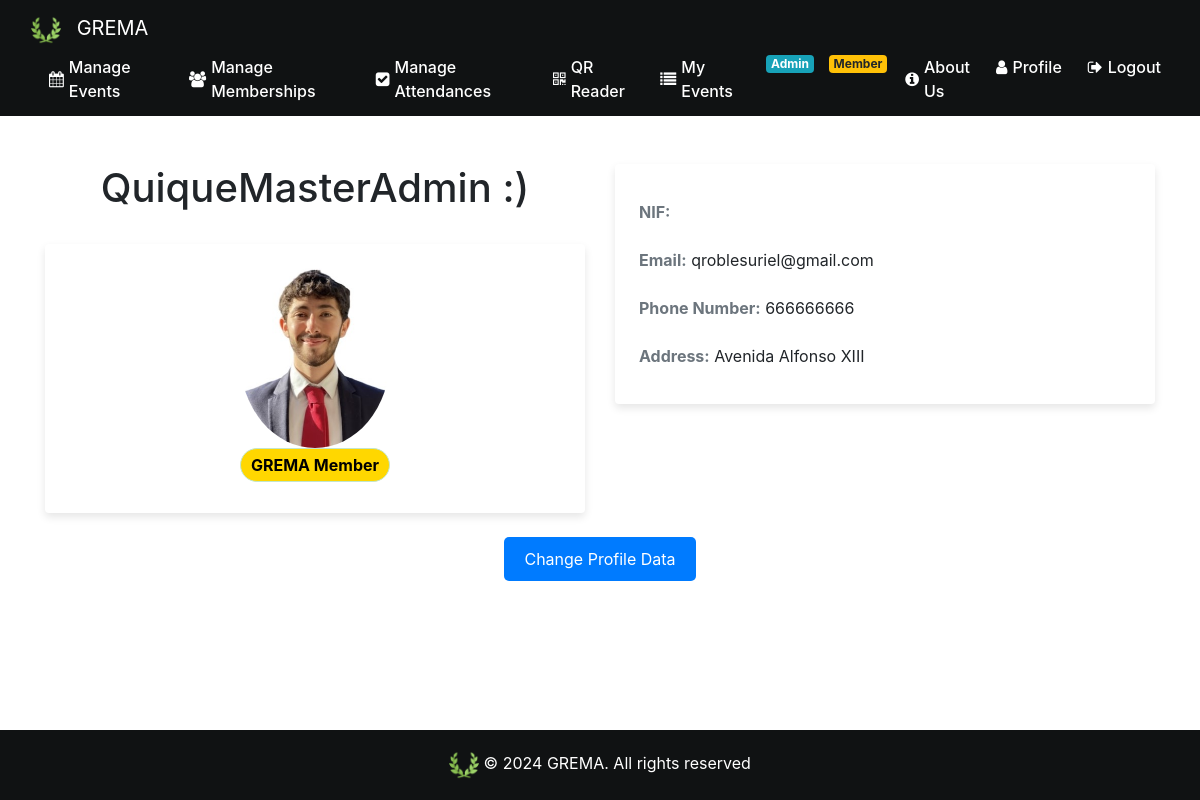
/profile (signed in), run on an earlier commit of the app's database.
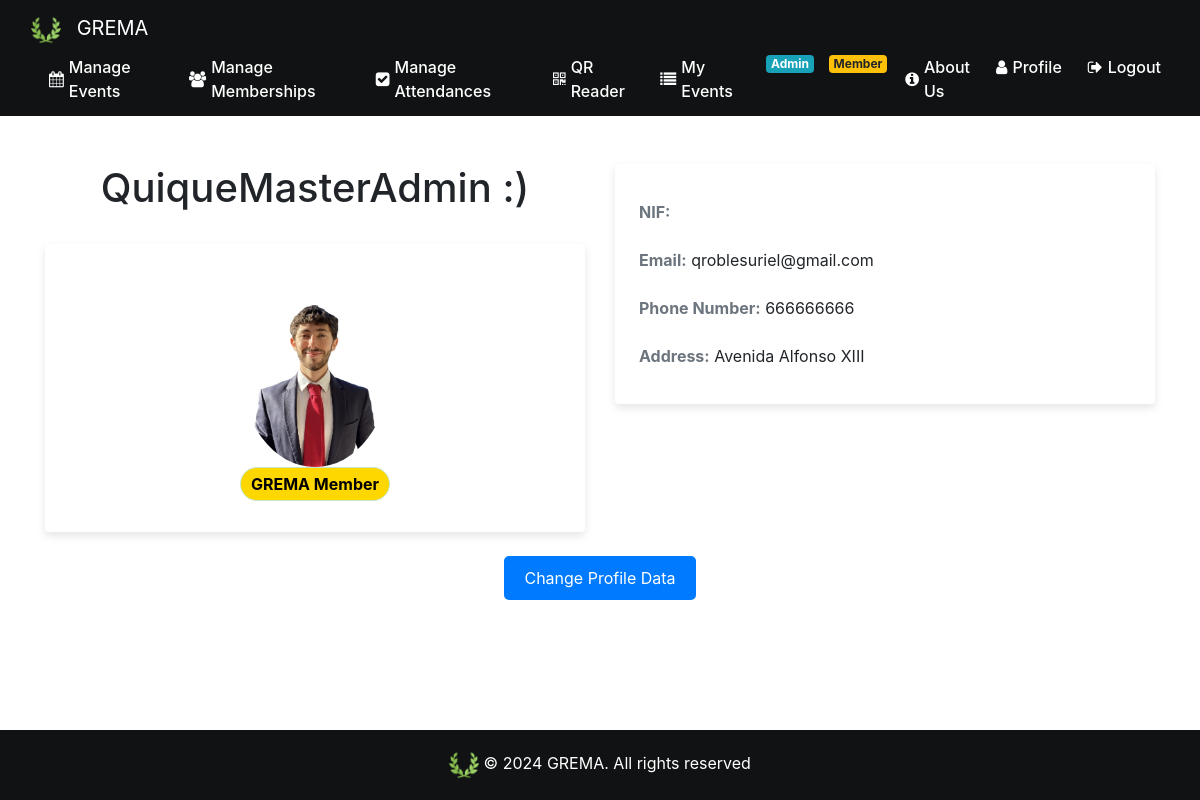
And on a later commit of the database.
### website/models.py (models this page shows)
class Admin(db.Model, UserMixin):
    id = db.Column(db.Integer, primary_key=True)
    is_admin = True
    email = db.Column(db.String(150), unique=True, nullable=False)
    password = db.Column(db.String(150), nullable=False)
    phone_number=db.Column(db.Integer)
    first_name = db.Column(db.String(150))
    surname= db.Column(db.String(150))
    creation_date = db.Column(db.Date, default=func.current_date())
    address=db.Column(db.String(150))
    events = db.relationship('Event')
    admin_profile_image_url = db.Column(db.String(300))

### website/views.py (the view)
@views.route('/profile', methods=['GET', 'POST'])
@login_required
def profile():
    return render_template('profile.html', user=current_user)

### website/views.py (called while the page is built)
@views.context_processor
def inject_membership():
    if current_user.is_authenticated:
        is_member = Fee.query.filter_by(user_fee=current_user.id, payed=True).first() is not None
    else:
        is_member = False
    return dict(is_member=is_member)

### website/templates/profile.html (shortened to what this page needs)
{% extends "base.html" %}
{% block content %}
<br><br />
<div class="container">
    <div class="row">
        <div class="col-md-6">
            <h1 class="text-center">{{ user.first_name }} {{ user.surname }}</h1>
            <br>
            <div class="card mb-4">
                <div class="profile-image-container mx-auto mt-4">
                    {% if user.user_profile_image_url %}
                    <img src="{{ user.user_profile_image_url }}" class="card-img-top rounded-circle"
                        alt="Profile Image">
                    {% elif user.admin_profile_image_url %}
                    <img src="{{ user.admin_profile_image_url }}" class="card-img-top rounded-circle"
                        alt="Profile Image">
                    {% else %}
                    <img src="{{ url_for('static', filename='images/userLogo.png') }}"
                        class="card-img-top rounded-circle" alt="{{ user.first_name }}">
                    {% endif %}
                    {% if is_member %}
                    <div class="alert alert-success text-center rounded-pill" role="alert"
                        style="background-color: gold; color: black; padding: 4px;">
                        <strong>GREMA Member</strong>
                    </div>
                    {% endif %}
                </div>
            </div>
        </div>
        <div class="col-md-6">
            <div class="card mb-4">
                <div class="card-body">
                    <ul class="list-group list-group-flush">
                        <li class="list-group-item"><strong class="text-secondary">NIF:</strong> {{ user.nif }}</li>
                        <li class="list-group-item"><strong class="text-secondary">Email:</strong> {{ user.email }}</li>
                        <li class="list-group-item"><strong class="text-secondary">Phone Number:</strong> {{
                            user.phone_number }}</li>
                        <li class="list-group-item"><strong class="text-secondary">Address:</strong> {{ user.address }}
                        </li>
                    </ul>
                </div>
            </div>
        </div>
    </div>
    <div class="text-center mb-4">
        <button id="edit-profile-btn" class="btn btn-primary">Change Profile Data</button>
    </div>
</div>
{% endblock %}

What changed in the data, as far as the page shows it:
changed Admin "QuiqueMasterAdmin": admin_profile_image_url: a different picture
